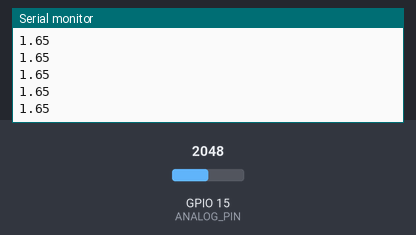
Bench run of a sketch on a simulated ESP32. Parts: the last lines printed to the serial monitor. The test bench sets the inputs (shaded band); at power-on: GPIO 15 (ANALOG_PIN) = 2048.

Above: at 1.2 s.
1.3 s: GPIO 15 (ANALOG_PIN) set to 2866
At 2.4 s:
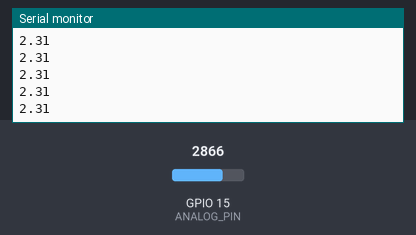
2.8 s: GPIO 15 (ANALOG_PIN) set to 3603
At 3.7 s:
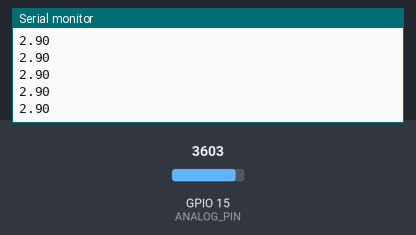
Timing chart, 0 to 5.8 s (numbered marks = the images above; inputs shaded):
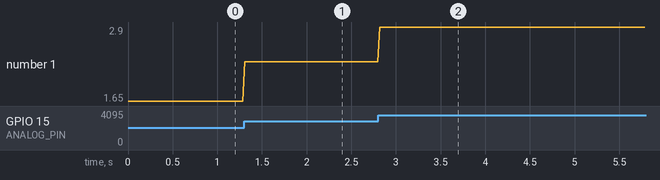

The sketch:

ESP32_Volumen.ino
```cpp
#include <stdio.h>
#include <freertos/FreeRTOS.h>
#include <freertos/task.h>
#include "driver/gpio.h"
#include "driver/adc.h"
#include <HardwareSerial.h>

#define ANALOG_PIN GPIO_NUM_15 // GPIO 15
#define tms 25

float sensitivity = 58.0 / 1000.0; // Sensibilidad del micrófono mV/Pa

int v_bit = 0;
unsigned long Time_Init = 0;
float sensorValue;

void setup() {
  Serial.begin(115200);
  adc1_config_width(ADC_WIDTH_BIT_12);
  adc1_config_channel_atten(ADC1_CHANNEL_0, ADC_ATTEN_DB_11);

}

void loop() {
  sensorValue = analogRead(ANALOG_PIN);
  float voltage = (sensorValue / 4095.0) * 3.3;
  Serial.println(voltage);

  delay(tms); // Agrega un retardo si es necesario
}
```

Measured:
- after the input at 1.3 s, the serial monitor: prints a new line at once (image 1)
- after the input at 2.8 s, the serial monitor: prints a new line at once (image 2)
- plotted number 1: 1.65 → 2.31 after the input at 1.3 s, 2.31 → 2.9 after the input at 2.8 s
